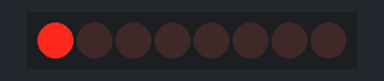
This sketch was run on a simulated Arduino Uno, built with avr-gcc and run on an emulated ATmega328P. Parts: 8 shift-register outputs drawn as a row of LEDs (first output left, lit = HIGH). Wiring (inferred from the names in the program): shift register (74HC595): data pin 2; shift clock pin 5; latch pin 4. Wiring (inferred from the signals the program sends): row of LEDs: on Q0, Q1, Q2, Q3, Q4, Q5, Q6, Q7.

Above: at 0.6 s.
At 5.1 s:
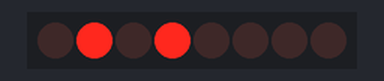
At 10.1 s:
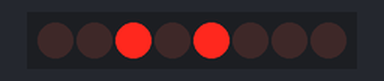
At 20.1 s:
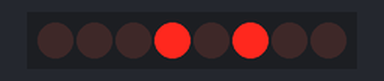
At 30.1 s:
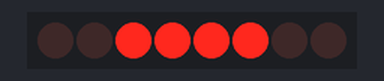
At 39.75 s:
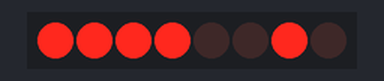
Timing chart, 0 to 40.0 s (numbered marks = the images above):
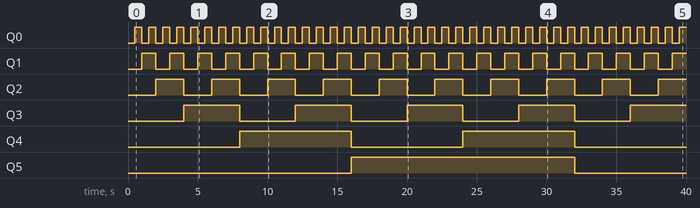

Measured:
- by itself, Q0: alternates HIGH for 0.50 s and LOW for 0.50 s
- by itself, Q1: alternates HIGH for 1.0 s and LOW for 1.0 s
- by itself, Q2: alternates HIGH for 2.0 s and LOW for 2.0 s
- by itself, Q3: alternates HIGH for 4.0 s and LOW for 4.0 s
- by itself, Q4: alternates HIGH for 8.0 s and LOW for 8.0 s
- by itself, Q5: LOW → HIGH at 16.0 s, → LOW 16.0 s later

The sketch:

_74HC595.ino
```cpp
int data = 2;
int clock = 5;
int latch = 4;
int ledState = 0;
const int ON = HIGH;
const int OFF = LOW;


void setup() {
  // put your setup code here, to run once:

  pinMode(data,OUTPUT);
  pinMode(clock,OUTPUT);
  pinMode(latch,OUTPUT);
//  Serial.begin(9600);

}

void loop() {
  // put your main code here, to run repeatedly:
for(int i = 0;i<256;i++)
{
  updateLEDs(i);
  delay(500);
}
}
void updateLEDs(int value)
{
  digitalWrite(latch,LOW);
  shiftOut(data,clock,MSBFIRST,value);
  digitalWrite(latch,HIGH);
}
void updateLEDsLong(int value)
{
  digitalWrite(latch,LOW);
  for(int i=0;i<8;i++)
  {
    int bit = value &B10000000;
    value = value << 1;
    if(bit == 128){digitalWrite(data,HIGH);}
    else{digitalWrite(data,HIGH);}
    digitalWrite(clock,HIGH);
    delay(1);
    digitalWrite(clock,LOW);
  }
  digitalWrite(latch,HIGH);
}
int bits[]={B00000001,B00000010,B00000100,B00001000,B00010000,B00100000,B01000000,B10000000};
int masks[]={B11111110,B11111101,B11111011,B11110111,B11101111,B11011111,B10111111,B01111111};
void changeLED(int led,int state)
{
  ledState = ledState & masks[led];
  if(state == ON){ledState = ledState|bits[led];};
  updateLEDs(ledState);
}
```
